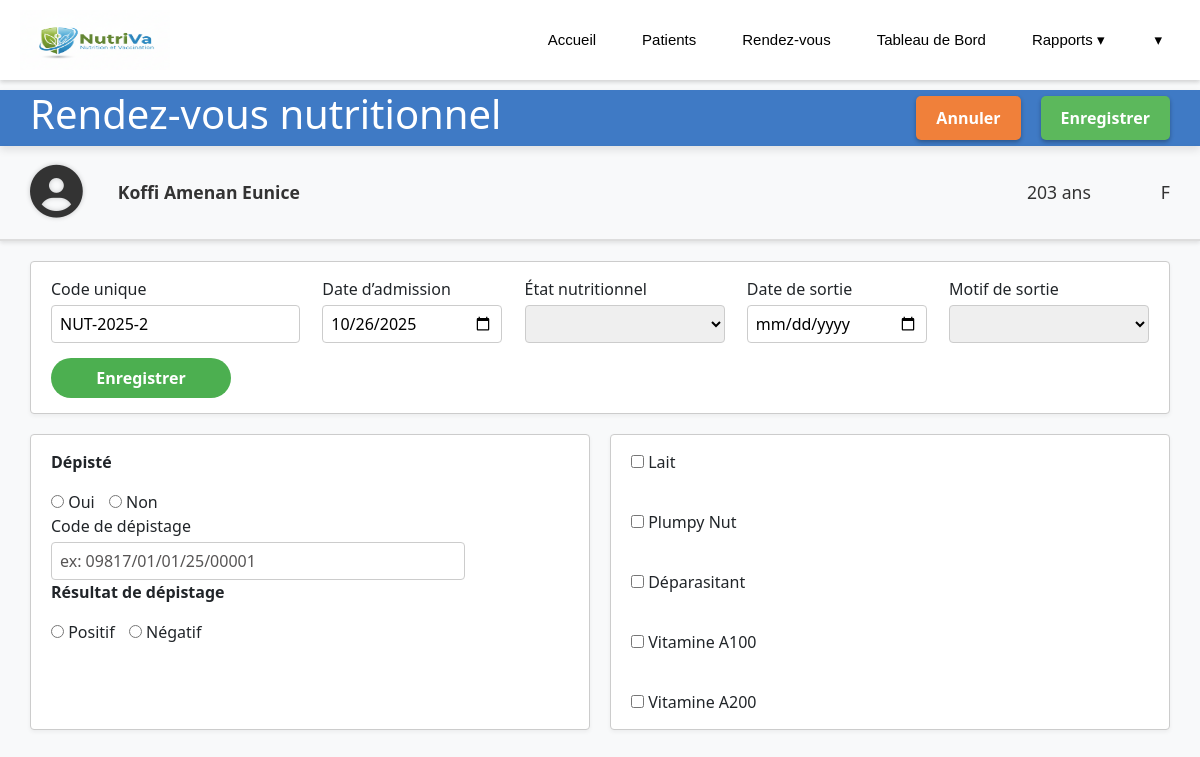
The page /patient/nutrition/2/ on the database as committed earlier.
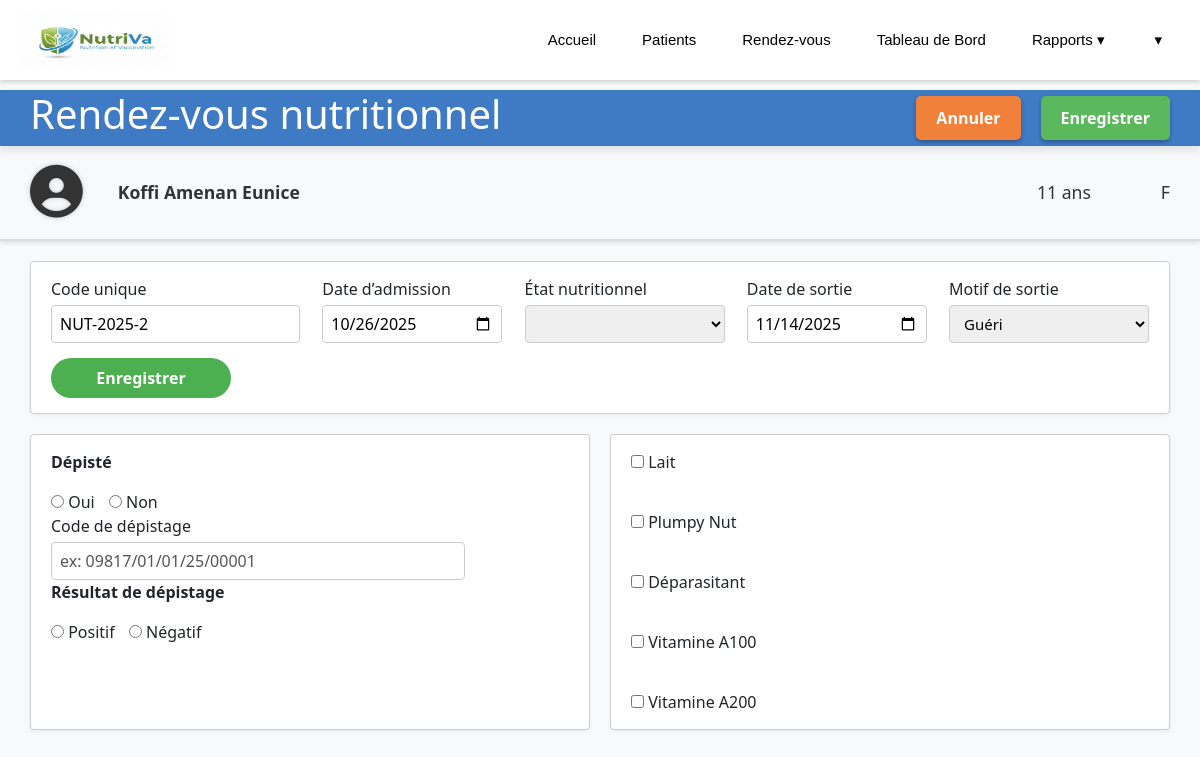
The same page on the database as committed later.
### patient/models.py (models this page shows, shortened)
class Patient(models.Model):
    nom = models.CharField(max_length=100)
    prenom = models.CharField(max_length=300)
    date_naissance = models.DateField()
    date_creation = models.DateField()
    sexe = models.CharField(max_length=10)
    nom_parent= models.CharField(max_length=100)
    quartier = models.CharField(max_length=100)
    telephone = models.CharField(max_length=20, blank=True, null=True)
    @property
    def age(self):
        today = date.today()
        return (today.year - self.date_naissance.year) * 12 + today.month - self.date_naissance.month

class Nutrition(models.Model):
    patient = models.ForeignKey(Patient, on_delete=models.CASCADE)
    code_nutrition = models.CharField(max_length=100)
    date_visite = models.DateField()
    date_admission = models.DateField()
    date_sortie = models.DateField(null=True, blank=True)
    etat_nutrition = models.CharField(max_length=500)
    motif_sortie = models.CharField(max_length=255, blank=True, null=True)

### patient/views.py (the view)
# urls.py: path('nutrition/<int:patient_id>/', views.nutrition, name="nutrition"),
def nutrition(request, patient_id):
    patient = get_object_or_404(Patient, id=patient_id)
    nutrition = Nutrition.objects.filter(patient=patient).first()
    context = {
        "patient": patient,
        "nutrition": nutrition,
    }
    return render(request, 'patient/nutrition.html', context)

### patient/context_processors.py (called while the page is built)
def today(request):
    return {"today": date.today()}

### patient/templates/patient/nutrition.html (shortened to what the changed rows need)
<!DOCTYPE html>
<html lang="fr">
    {% load static %}
<head>
  <link rel="stylesheet" href="{% static 'patient/style.css' %}">
  <link rel="stylesheet" href="https://cdnjs.cloudflare.com/ajax/libs/font-awesome/6.4.0/css/all.min.css">
</head>
<body class="nutrition-body">
    {% include 'patient/header.html' %}
  <div class="header-bar-vaccin">
        <h1>Rendez-vous nutritionnel</h1>
    </div>
  <div class="patient-info-box">
    <div class="patient-details">
        <i class="fas fa-user-circle profile-icon"></i>
        <span class="patient-name">{{patient.nom}} {{patient.prenom}}</span>
        <span class="patient-age">{{patient.age}} ans</span>
        <span class="patient-sex">{{patient.sexe}}</span>
    </div>
</div>
  <main class="nutrition-form-container">
    <form action="{% url 'enregistrement_nutrition' patient.id %}" method="post">
      <div class="form-section info-box">
        <div class="form-group">
          <label for="code_unique">Code unique</label>
          <input type="text" id="code_unique" name="code_unique" value="{{ nutrition.code_nutrition|default_if_none:'' }}" readonly>
        </div>
        <div class="form-group">
          <label for="date_admission">Date d’admission</label>
          <input type="date" id="date_admission" name="date_admission" value="{{ nutrition.date_admission|date:'Y-m-d' }}">
        </div>
        <div class="form-group">
          <label for="date_sortie">Date de sortie</label>
          <input type="date" id="date_sortie" name="date_sortie" value="{{ nutrition.date_sortie|date:'Y-m-d' }}">
        </div>
        <div class="form-group">
          <label for="motif_sortie">Motif de sortie</label>
          <select id="motif_sortie" name="motif_sortie" class="etat_nutri">
              <option value=""></option>
              <option value="gueris" {% if nutrition.motif_sortie == 'gueris' %}selected{% endif %}>Guéri</option>
          </select>
        </div>
      </div>
    </form>
  </main>
</body>
</html>

Rows that differ between the two databases and show on the page:
changed Patient "Koffi": age "203" → "11"
changed Nutrition: date_sortie (not shown) → "11/14/2025"; motif_sortie (not shown) → "Guéri"
